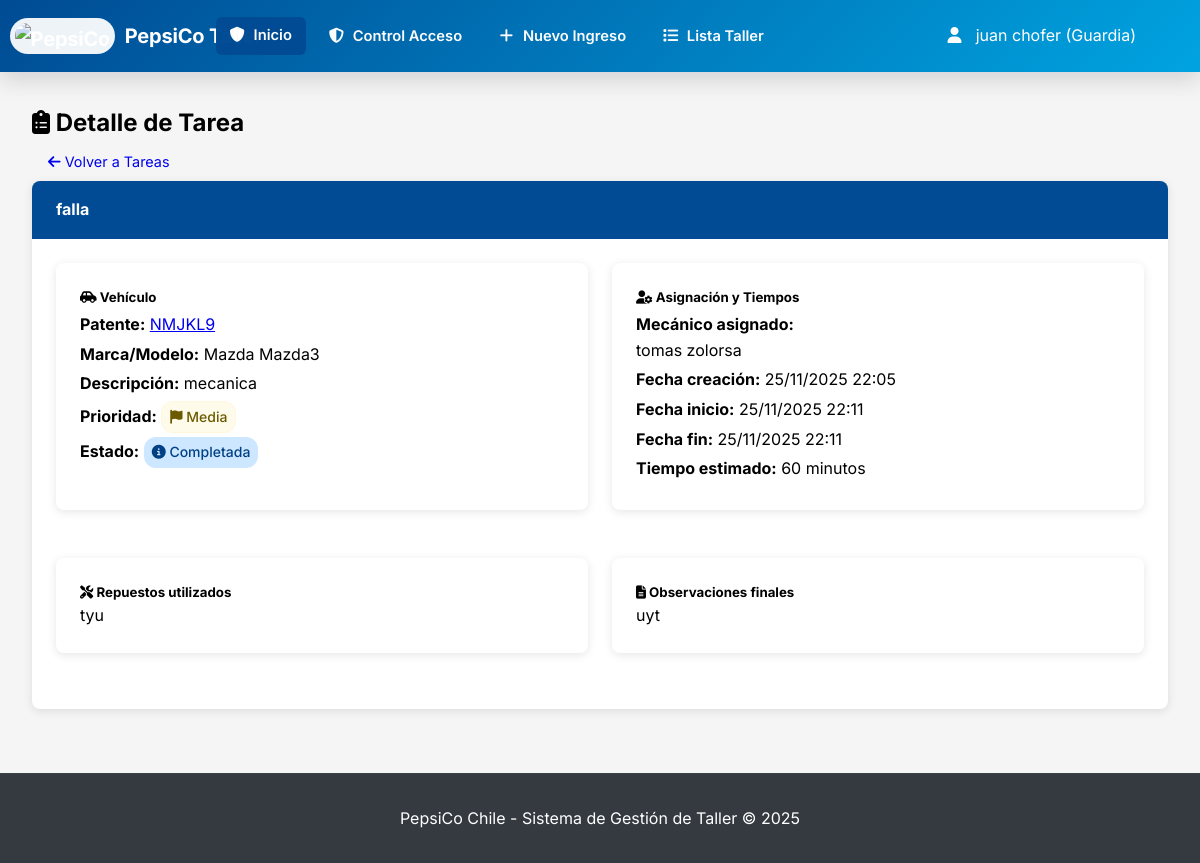
The page /mantenimientos/tareas/14/ (signed in) on the database its author committed.
### usuarios/models.py (models this page shows, shortened)
class Usuario(AbstractUser):
    ROLES = (
        ('admin', 'Administrador'),
        ('jefe_taller', 'Jefe de Taller'),
        ('mecanico', 'Mecánico'),
        ('chofer', 'Chofer'),
        ('vendedor', 'Vendedor/Preventista'),
        ('guardia', 'Guardia'),
        ('bodeguero', 'Bodeguero'),
        ('ehs', 'EHS'),
        ('recepcionista', 'Recepcionista de Vehículos'),
    )
    rol = models.CharField(max_length=30, choices=ROLES, default='mecanico')
    telefono = models.CharField(max_length=15, blank=True)
    fecha_creacion = models.DateTimeField(auto_now_add=True)
    foto_perfil = models.ImageField(upload_to='perfiles/', blank=True, null=True)

### mantenimientos/models.py (models this page shows, shortened)
class Tarea(models.Model):
    ESTADOS_TAREA = (
        ('pendiente', 'Pendiente'),
        ('en_proceso', 'En Proceso'),
        ('pausada', 'Pausada'),
        ('completada', 'Completada'),
    )
    PRIORIDADES = (
        ('baja', 'Baja'),
        ('media', 'Media'),
        ('alta', 'Alta'),
        ('critica', 'Crítica'),
    )
    vehiculo = models.ForeignKey(Vehiculo, on_delete=models.CASCADE, related_name='tareas')
    titulo = models.CharField(max_length=200)
    descripcion = models.TextField()
    prioridad = models.CharField(max_length=20, choices=PRIORIDADES, default='media')
    estado = models.CharField(max_length=20, choices=ESTADOS_TAREA, default='pendiente')
    mecanico_asignado = models.ForeignKey(Usuario, on_delete=models.SET_NULL, null=True, limit_choices_to={'rol': 'mecanico'})
    fecha_creacion = models.DateTimeField(auto_now_add=True)
    fecha_inicio = models.DateTimeField(blank=True, null=True)
    fecha_fin = models.DateTimeField(blank=True, null=True)
    tiempo_estimado = models.IntegerField(help_text="Tiempo estimado en minutos", default=60)
    repuestos_utilizados_desc = models.TextField(blank=True, verbose_name="Repuestos Utilizados")
    observaciones_finales = models.TextField(blank=True)

### vehiculos/models.py (models this page shows, shortened)
class Vehiculo(models.Model):
    ESTADOS = (
        ('pendiente', 'Pendiente de Aprobación'),
        ('ingresado', 'Ingresado'),
        ('diagnostico', 'En Diagnóstico'),
        ('reparacion', 'En Reparación'),
        ('listo', 'Listo para Retiro'),
        ('entregado', 'Entregado'),
        ('rechazado', 'Ingreso Rechazado'),
    )
    TIPOS_VEHICULO = (
        ('camion', 'Camión'),
        ('camion_dts', 'Camión DTS'),
        ('camion_cstore', 'Camión Cstore'),
        ('furgon', 'Furgón'),
        ('pickup', 'Pickup'),
        ('automovil', 'Automóvil'),
        ('maquinaria', 'Maquinaria'),
        ('funcional_flota', 'Funcional Flota'),
        ('merchandising', 'Merchandising'),
    )
    patente = models.CharField(max_length=10, unique=True)
    tipo_vehiculo = models.CharField(max_length=50, choices=TIPOS_VEHICULO)
    marca = models.CharField(max_length=50)
    modelo = models.CharField(max_length=50)
    año = models.IntegerField()
    flota = models.CharField(max_length=100, blank=True, null=True)
    numero_chasis = models.CharField(max_length=50, blank=True)
    kilometraje = models.IntegerField(default=0, null=True, blank=True)
    activo = models.BooleanField(default=True)
    nombre_chofer = models.CharField(max_length=100, blank=True)
    telefono_chofer = models.CharField(max_length=15, blank=True)
    empresa_chofer = models.CharField(max_length=100, blank=True)
    chofer_asignado = models.ForeignKey(
        'usuarios.Usuario',
        on_delete=models.SET_NULL,
        null=True,
        blank=True,
        limit_choices_to={'rol': 'chofer'},
        related_name='vehiculos_como_chofer'  # ← CAMBIADO: nombre único
    )
    estado = models.CharField(max_length=20, choices=ESTADOS, default='ingresado')
    fecha_ingreso = models.DateTimeField(auto_now_add=True)
    fecha_salida = models.DateTimeField(blank=True, null=True)
    motivo_ingreso = models.TextField()
    observaciones_ingreso = models.TextField(blank=True)
    guardia_ingreso = models.ForeignKey(
        Usuario,
        on_delete=models.SET_NULL,
        null=True,
        related_name='vehiculos_ingresados'  # ← Este está bien
    )
    mecanico_asignado = models.ForeignKey(
        Usuario,
        on_delete=models.SET_NULL,
        null=True,
        blank=True,
        related_name='vehiculos_como_mecanico'  # ← CAMBIADO: nombre único
    )

### mantenimientos/views.py (the view)
# urls.py: path('tareas/<int:tarea_id>/', views.detalle_tarea, name='detalle_tarea'),
@login_required
def detalle_tarea(request, tarea_id):
    tarea = get_object_or_404(Tarea, id=tarea_id)
    pausas = tarea.pausas.all().order_by('-fecha_inicio')
    context = {
        'tarea': tarea,
        'pausas': pausas,
    }
    return render(request, 'mantenimientos/detalle_tarea.html', context)

### templates/mantenimientos/detalle_tarea.html (shortened to what this page needs)
{% extends 'base.html' %}
{% block content %}
<div class="container mt-4">
    <div class="d-flex justify-content-between align-items-center mb-4">
        <h2><i class="fa-solid fa-clipboard-list" aria-hidden="true"></i> Detalle de Tarea</h2>
        <a href="{% url 'lista_tareas' %}" class="btn btn-secondary" aria-label="Volver a Tareas"><i class="fa-solid fa-arrow-left" aria-hidden="true"></i> Volver a Tareas</a>
    </div>
    <div class="card">
        <div class="card-header bg-primary text-white">
            <h4 class="mb-0">{{ tarea.titulo }}</h4>
        </div>
        <div class="card-body">
            <div class="grid grid-2">
                <div class="card">
                    <div class="card-body">
                        <h5 style="margin-top:0;"><i class="fa-solid fa-car-side" aria-hidden="true"></i> Vehículo</h5>
                        <p style="margin:0.25rem 0;"><strong>Patente:</strong>
                            <a href="{% url 'detalle_vehiculo' tarea.vehiculo.id %}" class="text-decoration-none">{{ tarea.vehiculo.patente }}</a>
                        </p>
                        <p style="margin:0.25rem 0;"><strong>Marca/Modelo:</strong> {{ tarea.vehiculo.marca }} {{ tarea.vehiculo.modelo }}</p>
                        <p style="margin:0.25rem 0;"><strong>Descripción:</strong> {{ tarea.descripcion }}</p>
                        <p style="margin:0.25rem 0;"><strong>Prioridad:</strong>
                            <span class="status-badge {% if tarea.prioridad == 'alta' or tarea.prioridad == 'critica' %}priority-alta{% elif tarea.prioridad == 'media' %}priority-media{% else %}priority-baja{% endif %}">
                                <i class="fa-solid fa-flag" aria-hidden="true"></i> {{ tarea.get_prioridad_display }}
                            </span>
                        </p>
                        <p style="margin:0.25rem 0;"><strong>Estado:</strong>
                            <span class="status-badge {% if tarea.estado == 'pendiente' %}status-ingresado{% elif tarea.estado == 'en_proceso' %}status-diagnostico{% elif tarea.estado == 'pausada' %}status-reparacion{% elif tarea.estado == 'completada' %}status-listo{% endif %}">
                                <i class="fa-solid fa-info-circle" aria-hidden="true"></i> {{ tarea.get_estado_display }}
                            </span>
                        </p>
                    </div>
                </div>
                <div class="card">
                    <div class="card-body">
                        <h5 style="margin-top:0;"><i class="fa-solid fa-user-gear" aria-hidden="true"></i> Asignación y Tiempos</h5>
                        <p style="margin:0.25rem 0;"><strong>Mecánico asignado:</strong><br>
                            {{ tarea.mecanico_asignado.get_full_name|default:tarea.mecanico_asignado.username }}</p>
                        <p style="margin:0.25rem 0;"><strong>Fecha creación:</strong> {{ tarea.fecha_creacion|date:"d/m/Y H:i" }}</p>
                        {% if tarea.fecha_inicio %}
                            <p style="margin:0.25rem 0;"><strong>Fecha inicio:</strong> {{ tarea.fecha_inicio|date:"d/m/Y H:i" }}</p>
                        {% endif %}
                        {% if tarea.fecha_fin %}
                            <p style="margin:0.25rem 0;"><strong>Fecha fin:</strong> {{ tarea.fecha_fin|date:"d/m/Y H:i" }}</p>
                        {% endif %}
                        {% if tarea.tiempo_estimado %}
                            <p style="margin:0.25rem 0;"><strong>Tiempo estimado:</strong> {{ tarea.tiempo_estimado }} minutos</p>
                        {% endif %}
                    </div>
                </div>
            </div>
            <div class="grid grid-2" style="margin-top:1rem;">
                <div class="card">
                    <div class="card-body">
                        <h5 style="margin-top:0;"><i class="fa-solid fa-screwdriver-wrench" aria-hidden="true"></i> Repuestos utilizados</h5>
                        {% if tarea.repuestos_utilizados_desc %}
                            <p>{{ tarea.repuestos_utilizados_desc|linebreaks }}</p>
                        {% else %}
                            <p style="color:#666;">No hay repuestos registrados para esta tarea.</p>
                        {% endif %}
                    </div>
                </div>
                <div class="card">
                    <div class="card-body">
                        <h5 style="margin-top:0;"><i class="fa-solid fa-file-lines" aria-hidden="true"></i> Observaciones finales</h5>
                        {% if tarea.observaciones_finales %}
                            <p>{{ tarea.observaciones_finales|linebreaks }}</p>
                        {% else %}
                            <p style="color:#666;">Sin observaciones finales registradas.</p>
                        {% endif %}
                    </div>
                </div>
            </div>
        </div>
    </div>
</div>
{% endblock %}

### templates/base.html (shortened to what this page needs)
<!DOCTYPE html>
<html lang="es">
<head>
    <link rel="stylesheet" href="https://cdnjs.cloudflare.com/ajax/libs/font-awesome/6.4.0/css/all.min.css"
 />
</head>
<body>
    <nav class="navbar">
        <div class="navbar-container">
            <div class="logo">
                <h1><img src="https://i.postimg.cc/jSTv1DJn/instruments-logo-43257843.png" alt="PepsiCo"
                        class="logo-img"> PepsiCo Taller</h1>
            </div>
            {% if user.is_authenticated %}
            <ul class="nav-links" id="navLinks">
                {% if user.rol == 'admin' %}
                <li><a id="inicioBtn" class="btn btn-primary" data-loader="1" href="{% url 'dashboard_admin' %}"
                        title="Dashboard - Administrador"><i class="fa-solid fa-shield-halved"></i>Inicio</a></li>
                {% elif user.rol == 'jefe_taller' %}
                <li><a id="inicioBtn" class="btn btn-primary" data-loader="1" href="{% url 'dashboard_jefe_taller' %}"
                        title="Dashboard - Jefe de Taller"><i class="fa-solid fa-helmet-safety"></i>Inicio</a></li>
                {% elif user.rol == 'mecanico' %}
                <li><a id="inicioBtn" class="btn btn-primary" data-loader="1" href="{% url 'dashboard_mecanico' %}"
                        title="Dashboard - Mecánico"><i class="fa-solid fa-wrench"></i>Inicio</a></li>
                {% elif user.rol == 'chofer' %}
                <li><a id="inicioBtn" class="btn btn-primary" data-loader="1" href="{% url 'dashboard_chofer' %}"
                        title="Dashboard - Chofer"><i class="fa-solid fa-road"></i>Inicio</a></li>
                {% elif user.rol == 'guardia' %}
                <li><a id="inicioBtn" class="btn btn-primary" data-loader="1" href="{% url 'dashboard_guardia' %}"
                        title="Dashboard - Guardia"><i class="fa-solid fa-shield"></i>Inicio</a></li>
                {% elif user.rol == 'ehs' %}
                <li><a id="inicioBtn" class="btn btn-primary" data-loader="1" href="{% url 'dashboard_ehs' %}"
                        title="Dashboard - EHS"><i class="fa-solid fa-user-shield"></i>Inicio</a></li>
                {% else %}
                <li><a id="inicioBtn" href="{% url 'clinica_dashboard' %}" title="Dashboard Principal"><i
                            class="fa-solid fa-road"></i>Inicio</a></li>
                {% endif %}
                {% if user.is_superuser or user.rol == 'admin' %}
                <li class="dropdown shift-right">
                    <a href="#" class="dropdown-toggle btn-mas" title="Más operaciones"><i
                            class="fa-solid fa-ellipsis"></i>Más</a>
                    <div class="dropdown-content">
                        <div class="dropdown-mega">
                            <div class="dropdown-section">
                                <strong><i class="fa-solid fa-car-side"></i>Vehículos</strong>
                                <a href="{% url 'ingreso_vehiculo' %}"><i class="fa-solid fa-plus"></i>Nuevo Ingreso</a>
                                <a href="{% url 'lista_taller' %}"><i class="fa-solid fa-list"></i>Lista Taller</a>
                                <a href="{% url 'gestionar_vehiculos' %}"><i class="fa-solid fa-cog"></i>Gestionar
                                    Vehículos</a>
                            </div>
                            <div class="dropdown-section">
                                <strong><i class="fa-solid fa-chart-bar"></i>Reportes</strong>
                                <a href="{% url 'reporte_productividad' %}"><i
                                        class="fa-solid fa-user-tie"></i>Productividad</a>
                                <a href="{% url 'reporte_tiempos_pausas' %}"><i
                                        class="fa-solid fa-clock"></i>Tiempos</a>
                                <a href="{% url 'reporte_tiempos_taller' %}"><i class="fa-solid fa-road"></i>Tiempos
                                    Taller</a>
                            </div>
                            <div class="dropdown-section">
                                <strong><i class="fa-solid fa-shield-halved"></i>Seguridad</strong>
                                <a href="{% url 'lista_siniestros' %}"><i
                                        class="fa-solid fa-triangle-exclamation"></i>Siniestros</a>
                            </div>
                        </div>
                    </div>
                </li>
                {% else %}
                {% if user.rol == 'guardia' %}
                <li><a href="{% url 'panel_guardia' %}"><i class="fa-solid fa-shield-alt"></i>Control Acceso</a></li>
                {% endif %}
                {% if user.rol == 'guardia' or user.rol == 'recepcionista' or user.rol == 'chofer' %}
                <li><a href="{% url 'ingreso_vehiculo' %}"><i class="fa-solid fa-plus"></i>Nuevo Ingreso</a></li>
                {% endif %}
                {% if user.rol != 'chofer' %}
                <li><a href="{% url 'lista_taller' %}"><i class="fa-solid fa-list"></i>Lista Taller</a></li>
                {% endif %}
                {% endif %}
            </ul>
            <div class="user-info">
                <div class="dropdown align-right">
                    <a href="#" class="dropdown-toggle" style="color: white; text-decoration: none;">
                        <i class="fa-solid fa-user"></i>
                        {% if request.viewing_as_role %}
                        {{ request.original_user.get_full_name|default:request.original_user.username }} ({{
                        request.original_user.get_rol_display }})
                        {% else %}
                        {{ user.get_full_name|default:user.username }} ({{ user.get_rol_display }})
                        {% endif %}
                    </a>
                </div>
            </div>
            {% endif %}
        </div>
    </nav>
    <main class="main-container">
        {% block content %}
        {% endblock %}
    </main>
    <footer style="text-align: center; padding: 2rem; background: var(--dark-gray); color: white; margin-top: 4rem;">
        <p>PepsiCo Chile - Sistema de Gestión de Taller &copy; 2025</p>
    </footer>
</body>
</html>

### rows shown on the page
Usuario: get_full_name "juan chofer", rol "Guardia"
Tarea: titulo "falla", vehiculo.patente "NMJKL9", vehiculo.marca "Mazda", vehiculo.modelo "Mazda3", descripcion "mecanica", prioridad "Media", estado "Completada", mecanico_asignado.get_full_name "tomas zolorsa", fecha_creacion "25/11/2025 22:05", fecha_inicio "25/11/2025 22:11", fecha_fin "25/11/2025 22:11", tiempo_estimado "60", repuestos_utilizados_desc "tyu", observaciones_finales "uyt"
